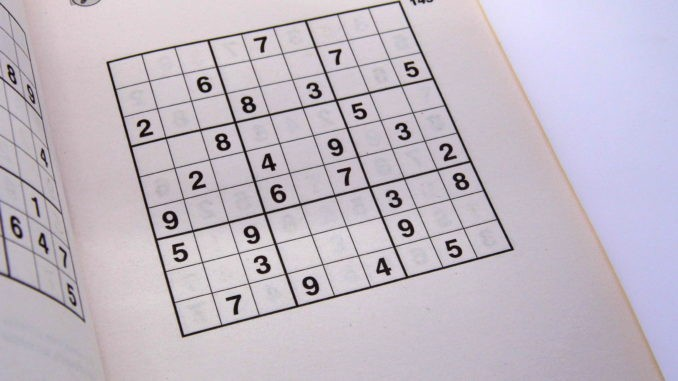
#> input picture images/sudoku.png, 678 x 381 px
$ python accuracy.py
#> lines starting #> are read from the running program, lines starting #| are printed output that depends on the picture
import cv2
import matplotlib.pyplot as plt
import numpy as np
import pytesseract
import time

amount_of_images = 243
images_array = []
grid1 = [['0', '0', '0', '0', '7', '0', '0', '0', '0'],
         ['0', '0', '6', '0', '0', '0', '7', '0', '0'],
         ['2', '0', '0', '8', '0', '3', '0', '0', '5'],
         ['0', '0', '8', '0', '0', '0', '5', '0', '0'],
         ['0', '2', '0', '4', '0', '9', '0', '3', '0'],
         ['9', '0', '0', '6', '0', '7', '0', '0', '2'],
         ['5', '0', '9', '0', '0', '0', '3', '0', '8'],
         ['0', '0', '3', '0', '0', '0', '9', '0', '0'],
         ['0', '7', '0', '9', '0', '4', '0', '5', '0']]

grid2 = [['8', '0', '0', '0', '1', '0', '0', '0', '9'],
         ['0', '5', '0', '8', '0', '7', '0', '1', '0'],
         ['0', '0', '4', '0', '9', '0', '7', '0', '0'],
         ['0', '6', '0', '7', '0', '1', '0', '2', '0'],
         ['5', '0', '8', '0', '6', '0', '1', '0', '7'],
         ['0', '1', '0', '5', '0', '2', '0', '9', '0'],
         ['0', '0', '7', '0', '4', '0', '6', '0', '0'],
         ['0', '8', '0', '3', '0', '9', '0', '4', '0'],
         ['3', '0', '0', '0', '5', '0', '0', '0', '8']]

grid3 = [['0', '0', '7', '4', '0', '9', '5', '0', '0'],
         ['0', '2', '0', '0', '7', '0', '0', '1', '0'],
         ['4', '0', '0', '0', '0', '0', '0', '0', '3'],
         ['1', '0', '0', '0', '8', '0', '0', '0', '2'],
         ['6', '0', '0', '5', '0', '3', '0', '0', '9'],
         ['0', '5', '0', '0', '2', '0', '0', '4', '0'],
         ['0', '0', '4', '0', '0', '0', '6', '0', '0'],
         ['0', '0', '0', '2', '0', '8', '0', '0', '0'],
         ['0', '0', '0', '0', '5', '0', '0', '0', '0']]


def get_images_array():
    img_array = [cv2.imread("images/sudoku.png", cv2.IMREAD_GRAYSCALE), cv2.imread("images/test1.jpeg", cv2.IMREAD_GRAYSCALE), cv2.imread("images/test2.jpg", cv2.IMREAD_GRAYSCALE)]
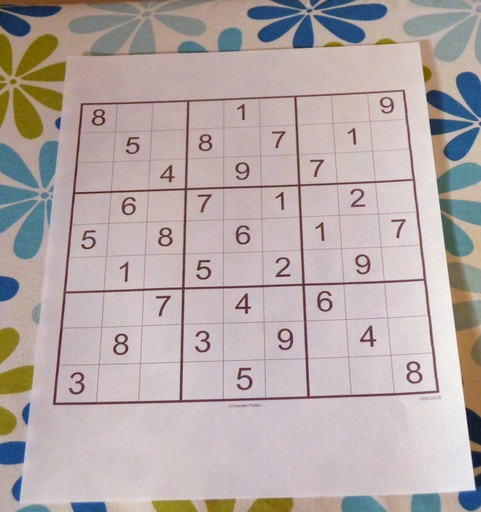
#> input picture images/test1.jpeg, 481 x 512 px
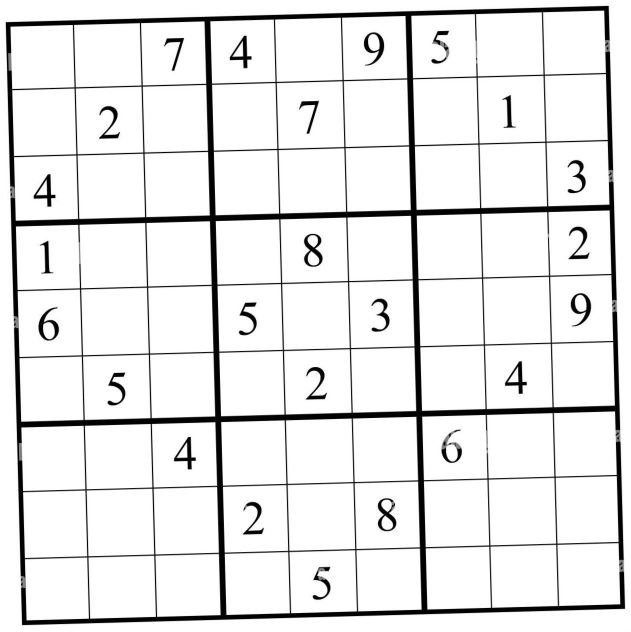
#> input picture images/test2.jpg, 1262 x 1263 px (shown at 1/2 size)
    contours = []

    # preprocess images
    for i in range(0, 3):
        img_array[i] = cv2.GaussianBlur(img_array[i].copy(), (9, 9), 0)
        img_array[i] = cv2.adaptiveThreshold(img_array[i], 255, cv2.ADAPTIVE_THRESH_GAUSSIAN_C, cv2.THRESH_BINARY_INV, 5, 2)
        contour, hierarchy = cv2.findContours(img_array[i], cv2.RETR_EXTERNAL, cv2.CHAIN_APPROX_NONE)
        contours.append(contour)
#> after the loop, contours = 3 items; img_array = 3 items

    for i in range(0, 3):
        for cnt in contours[i]:
            area = cv2.contourArea(cnt)
            if area == 89627.5 or area == 107568.5 or area == 1372597.0:  # outer borders without dilation
                cv2.drawContours(img_array[i], cnt, -1, (0, 0, 0), 5)
                perimeter = cv2.arcLength(cnt, True)
                approx = cv2.approxPolyDP(cnt, 0.02 * perimeter, True)
                ax = approx.item(0)
                ay = approx.item(1)
                bx = approx.item(2)
                by = approx.item(3)
                cx = approx.item(4)
                cy = approx.item(5)
                dx = approx.item(6)
                dy = approx.item(7)

                width, height = 900, 900
                pts1 = np.float32([[bx, by], [ax, ay], [cx, cy], [dx, dy]])
                pts2 = np.float32([[0, 0], [width, 0], [0, height], [width, height]])
                matrix = cv2.getPerspectiveTransform(pts1, pts2)
                img_cropped = cv2.warpPerspective(img_array[i], matrix, (width, height))

                # binary image
                _, img_cropped = cv2.threshold(img_cropped, 125, 255, cv2.THRESH_BINARY_INV)
                plt.imshow(img_cropped, cmap="gray")
                plt.show()

                # crop cells
                for y in range(1, 10):
                    for x in range(1, 10):
                        cell = img_cropped[y * 100 - 100:y * 100, x * 100 - 100:x * 100]
                        # removing borders
                        for cell_x in range(0, 100):
                            for cell_y in range(0, 100):
                                if (cell_x < 15 or cell_x > 85) or (cell_y < 15 or cell_y > 85):
                                    cell[cell_x][cell_y] = 255
                        images_array.append(cell)
#> this loop made 3 passes
#> pass 1, in get_images_array, `plt.show()`:
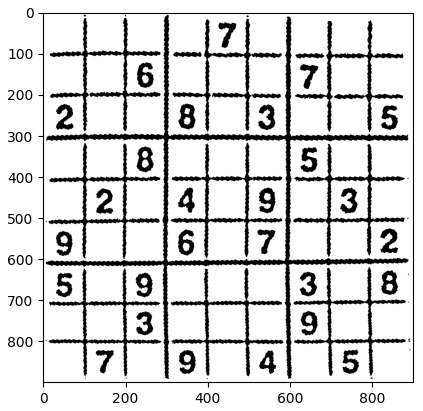
#> figure drawn by matplotlib, 1 panel
#> pass 2, in get_images_array, `plt.show()`:
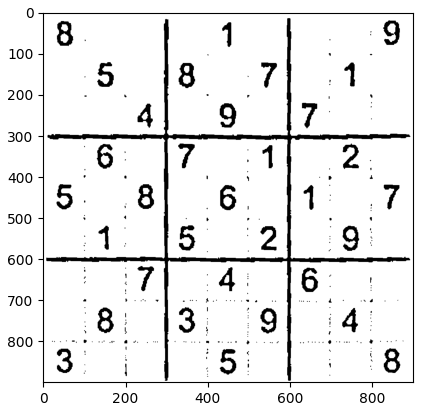
#> figure drawn by matplotlib, 1 panel
#> after the loop: cell: shape (100, 100); every value is 255
#> after the loop, images_array = 243 items


def time_and_accuracy():
    global images_array
    numbers_array = []
    times = []
    grids = []

    # time measure
    for i in range(0, amount_of_images):
        start = time.time()
        value = pytesseract.image_to_string(images_array[i], config='--psm 6')  # --psm 6 - assume a single uniform block of text.
        end = time.time()
        read_time = end - start
        times.append(read_time)
        if not value:
            value = 0
        else:
            value = value[0]  # output before: i.e. '7\n'
        numbers_array.append(value)
        if i == 80 or i == 161 or i == 242:
            grids.append(np.reshape(numbers_array[i-80:i+1], (9, 9)))
#> after the loop, grids = []; numbers_array = []; times = []

    # comparing values
    read_values = np.array(grids).flatten()
    expected_values = np.array(grid1 + grid2 + grid3).flatten()
    accuracy_array_zero = []
    accuracy_array_nonzero = []
    for i in range(0, amount_of_images):
        if expected_values[i] != '0':
            if read_values[i] == expected_values[i]:
                accuracy_array_nonzero.append(1)
            else:
                accuracy_array_nonzero.append(0)
        else:
            if read_values[i] == expected_values[i]:
                accuracy_array_zero.append(1)
            else:
                accuracy_array_zero.append(0)
    print("--------------------------------------------------------")
    print("Average pytesseract.image_to_string read time: {:.4f}".format(np.mean(times)), "s.")
    print("\nOnly digit cells:")
    print("Amount of images:", len(accuracy_array_nonzero), ".")
    print("Accuracy: {:.2f}".format((sum(accuracy_array_nonzero) / len(accuracy_array_nonzero)) * 100), "%.")
    print("\nAll cells:")
    print("Amount of images:", (len(accuracy_array_zero)+len(accuracy_array_nonzero)), ".")
    print("Accuracy: {:.2f}".format((sum(accuracy_array_zero+accuracy_array_nonzero) / (len(accuracy_array_zero)+len(accuracy_array_nonzero))) * 100), "%.")
    print("--------------------------------------------------------")


def main():
    print("\nProgram is running...")
    get_images_array()
    time_and_accuracy()
#> (the call stopped at in time_and_accuracy, `value = pytesseract.image_to_string(images_array[i], config='--psm 6')`: pytesseract is not available in this run)


# -----------------------------------------------------------------------
if __name__ == "__main__":
    main()
